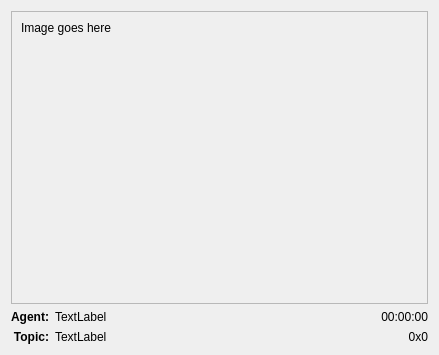
<?xml version="1.0" encoding="UTF-8"?>
<ui version="4.0">
 <class>RapidImageWidgetUi</class>
 <widget class="QWidget" name="RapidImageWidgetUi">
  <property name="geometry">
   <rect>
    <x>0</x>
    <y>0</y>
    <width>439</width>
    <height>355</height>
   </rect>
  </property>
  <property name="windowTitle">
   <string>Form</string>
  </property>
  <layout class="QVBoxLayout" name="verticalLayout_2">
   <item>
    <widget class="QScrollArea" name="scrollArea">
     <property name="verticalScrollBarPolicy">
      <enum>Qt::ScrollBarAsNeeded</enum>
     </property>
     <property name="horizontalScrollBarPolicy">
      <enum>Qt::ScrollBarAsNeeded</enum>
     </property>
     <property name="widgetResizable">
      <bool>true</bool>
     </property>
     <widget class="QWidget" name="scrollAreaWidgetContents">
      <property name="geometry">
       <rect>
        <x>0</x>
        <y>0</y>
        <width>419</width>
        <height>293</height>
       </rect>
      </property>
      <layout class="QVBoxLayout" name="verticalLayout">
       <item>
        <widget class="QLabel" name="imageLabel">
         <property name="text">
          <string>Image goes here</string>
         </property>
         <property name="alignment">
          <set>Qt::AlignLeading|Qt::AlignLeft|Qt::AlignTop</set>
         </property>
        </widget>
       </item>
      </layout>
     </widget>
    </widget>
   </item>
   <item>
    <layout class="QGridLayout" name="gridLayout">
     <item row="0" column="0">
      <widget class="QLabel" name="label1">
       <property name="sizePolicy">
        <sizepolicy hsizetype="Maximum" vsizetype="Preferred">
         <horstretch>0</horstretch>
         <verstretch>0</verstretch>
        </sizepolicy>
       </property>
       <property name="font">
        <font>
         <weight>75</weight>
         <bold>true</bold>
        </font>
       </property>
       <property name="text">
        <string>Agent:</string>
       </property>
       <property name="alignment">
        <set>Qt::AlignRight|Qt::AlignTrailing|Qt::AlignVCenter</set>
       </property>
      </widget>
     </item>
     <item row="0" column="1">
      <widget class="QLabel" name="agentLabel">
       <property name="text">
        <string>TextLabel</string>
       </property>
      </widget>
     </item>
     <item row="0" column="2">
      <widget class="QLabel" name="timeLabel">
       <property name="sizePolicy">
        <sizepolicy hsizetype="Maximum" vsizetype="Preferred">
         <horstretch>0</horstretch>
         <verstretch>0</verstretch>
        </sizepolicy>
       </property>
       <property name="text">
        <string>00:00:00</string>
       </property>
       <property name="alignment">
        <set>Qt::AlignRight|Qt::AlignTrailing|Qt::AlignVCenter</set>
       </property>
      </widget>
     </item>
     <item row="1" column="0">
      <widget class="QLabel" name="label2">
       <property name="sizePolicy">
        <sizepolicy hsizetype="Preferred" vsizetype="Preferred">
         <horstretch>0</horstretch>
         <verstretch>0</verstretch>
        </sizepolicy>
       </property>
       <property name="font">
        <font>
         <weight>75</weight>
         <bold>true</bold>
        </font>
       </property>
       <property name="text">
        <string>Topic:</string>
       </property>
       <property name="alignment">
        <set>Qt::AlignRight|Qt::AlignTrailing|Qt::AlignVCenter</set>
       </property>
      </widget>
     </item>
     <item row="1" column="1">
      <widget class="QLabel" name="topicLabel">
       <property name="text">
        <string>TextLabel</string>
       </property>
      </widget>
     </item>
     <item row="1" column="2">
      <widget class="QLabel" name="sizeLabel">
       <property name="text">
        <string>0x0</string>
       </property>
       <property name="alignment">
        <set>Qt::AlignRight|Qt::AlignTrailing|Qt::AlignVCenter</set>
       </property>
      </widget>
     </item>
    </layout>
   </item>
  </layout>
 </widget>
 <resources/>
 <connections/>
</ui>
